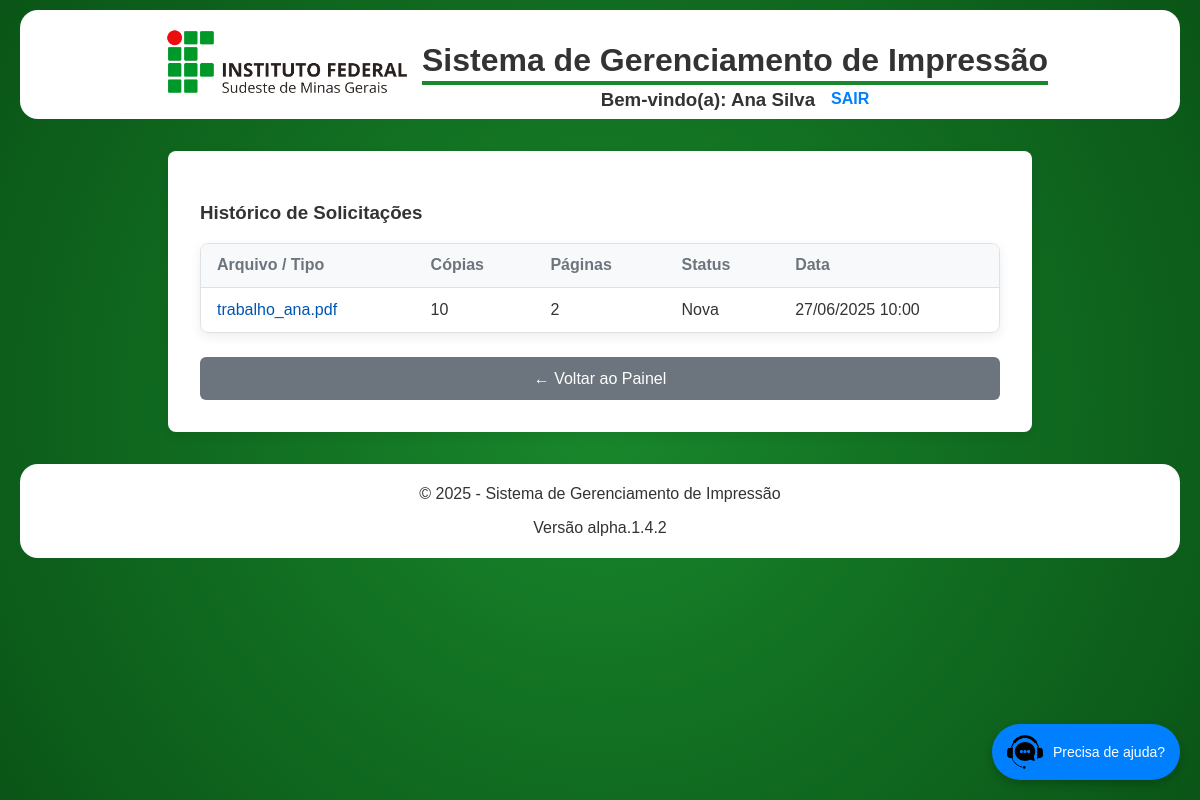
/pages/aluno/historico_solicitacoes.php (signed in), run on an earlier commit of the app's database.
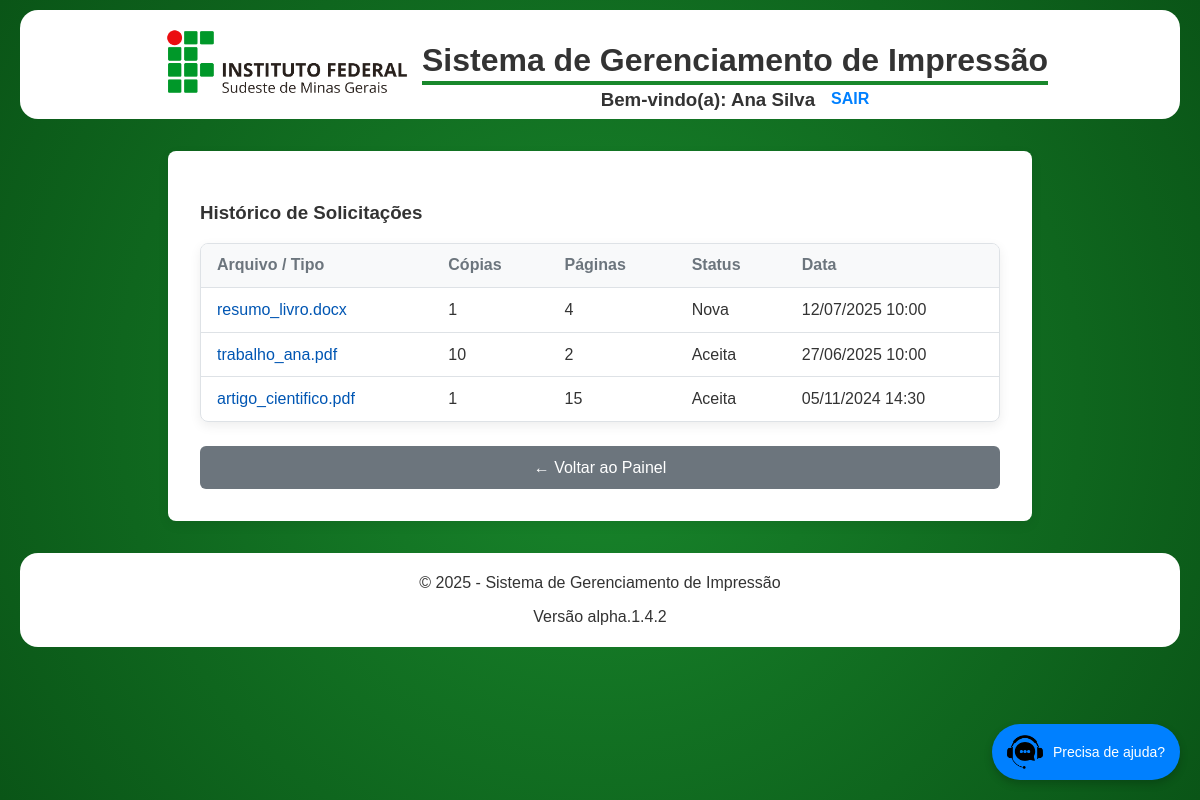
And on a later commit of the database.
### tables this page shows
CREATE TABLE `SolicitacaoImpressao` (
  `id` int(11) NOT NULL AUTO_INCREMENT,
  `cpf_solicitante` char(11) NOT NULL,
  `tipo_solicitante` enum('Aluno','Servidor') NOT NULL,
  `arquivo_path` text DEFAULT NULL,
  `qtd_copias` int(11) NOT NULL,
  `qtd_paginas` int(11) NOT NULL DEFAULT 1,
  `colorida` tinyint(1) NOT NULL DEFAULT 0,
  `status` enum('Nova','Lida','Aceita','Rejeitada') NOT NULL DEFAULT 'Nova',
  `data_criacao` datetime NOT NULL DEFAULT current_timestamp(),
  `reprografo_id` int(11) DEFAULT NULL,
  `arquivada` tinyint(1) NOT NULL DEFAULT 0,
  PRIMARY KEY (`id`),
  KEY `reprografo_id` (`reprografo_id`),
  CONSTRAINT `SolicitacaoImpressao_ibfk_1` FOREIGN KEY (`reprografo_id`) REFERENCES `Reprografo` (`id`) ON DELETE SET NULL
);

### pages/aluno/historico_solicitacoes.php (the view, shortened to what this page needs)
<?php
require_once '../../includes/config.php';
require_once '../../includes/header.php';
$aluno_cpf = $_SESSION['usuario']['cpf'];
$stmt = $conn->prepare(
    'SELECT id, arquivo_path, qtd_copias, qtd_paginas, status, data_criacao
     FROM SolicitacaoImpressao
     WHERE cpf_solicitante = ? AND tipo_solicitante = "Aluno"
     ORDER BY data_criacao DESC'
);
$stmt->execute([$aluno_cpf]);
$solicitacoes = $stmt->fetchAll(PDO::FETCH_ASSOC);
?>
<link rel="stylesheet" href="dashboard_aluno.css">
<main class="container">
    <h3>Histórico de Solicitações</h3>
    <div id="tabela-solicitacoes">
        <table>
            <thead>
                <tr>
                    <th>Arquivo / Tipo</th>
                    <th>Cópias</th>
                    <th>Páginas</th>
                    <th>Status</th>
                    <th>Data</th>
                </tr>
            </thead>
            <tbody>
                <?php if (empty($solicitacoes)): ?>
                    <tr><td colspan="5" style="text-align: center;">Nenhuma solicitação encontrada no seu histórico.</td></tr>
                <?php else: foreach ($solicitacoes as $s): ?>
                    <tr>
                        <td>
                            <?php
                            if (empty($s['arquivo_path'])) {
                                echo '<strong><i class="fas fa-store-alt"></i> <em>Solicitação no Balcão</em></strong>';
                            } else {
                                echo '<a href="download.php?id_solicitacao=' . htmlspecialchars($s['id']) . '" target="_blank" title="Baixar ' . htmlspecialchars($s['arquivo_path']) . '">';
                                echo '<i class="fas fa-download"></i> ' . htmlspecialchars($s['arquivo_path']);
                                echo '</a>';
                            }
                            ?>
                        </td>
                        <td><?= (int)$s['qtd_copias'] ?></td>
                        <td><?= (int)$s['qtd_paginas'] ?></td>
                        <td><?= htmlspecialchars($s['status']) ?></td>
                        <td><?= htmlspecialchars(date('d/m/Y H:i', strtotime($s['data_criacao']))) ?></td>
                    </tr>
                <?php endforeach; endif; ?>
            </tbody>
        </table>
    </div>
    <button onclick="window.location.href='dashboard_aluno.php'">&larr; Voltar ao Painel</button>
</main>
<?php require_once '../../includes/footer.php'; ?>

### includes/header.php (shortened to what this page needs)
<!DOCTYPE html>
<html lang="pt-BR">
<head>
    <link rel="stylesheet" href="<?= BASE_URL ?>/styles.css">
</head>
<body>
<header>
    <div>
        <img src="<?= BASE_URL ?>/img/logo_horizontal_ifsudestemg.png" alt="logomarca do IF">
    </div>
    <div class="header-title">
        <h1><?= SITE_NAME ?></h1>
        <hr>
        <?php if (isset($_SESSION['usuario']) && !empty($_SESSION['usuario'])): ?>
            <div class="user-info">
                <h3>Bem-vindo(a): <?= htmlspecialchars($_SESSION['usuario']['nome'] . (isset($_SESSION['usuario']['sobrenome']) ? ' ' . $_SESSION['usuario']['sobrenome'] : '')) ?></h3>
                <a href="<?= BASE_URL ?>/includes/logout.php"><h4 class="logout">SAIR</h4></a>
            </div>
        <?php endif; ?>
    </div>
</header>

### includes/footer.php
    <footer>
        <p>&copy; <?php echo CURRENT_YEAR; ?> - <?php echo SITE_NAME; ?></p>
        <p>Versão alpha.1.4.2</p>
    </footer>
    <a href="<?= BASE_URL ?>/pages/utils/suporte.php" class="suporte-btn">
        <img src="<?= BASE_URL ?>/img/suporte.png" alt="Suporte" class="icone">
        <span class="texto">Precisa de ajuda?</span>
    </a>
</body>
</html>

### styles.css (style rules this page uses)
body { background: radial-gradient(circle at center, #19882c, #0A5517); background-attachment: fixed; font-family: Arial, sans-serif; margin: 0; padding: 0; color: #333; }
header { display: flex; justify-content: center; align-items: center; margin: 10px 20px; padding: 5px; background-color: #FFF; border-radius: 18px; }
header img { width: 250px; margin: 10px; }
header hr { border: 0; height: 4px; background-color: #19882c; margin-top: -20px; }
a { text-decoration: none; }
.logout { color: #0080ff; font-weight: bold; text-decoration: none; position: relative; display: inline-block; padding-bottom: 3px; }
.logout::after { content: ''; position: absolute; width: 0; height: 2px; bottom: 0; left: 0; background-color: #005fa3; transition: width 0.3s ease-in-out; }
.user-info { display: flex; align-items: center; justify-content: center; gap: 1rem; margin-top: -24px; margin-bottom: -24px; }
footer { align-items: center; justify-items: center; margin: 20px 20px; padding: 5px; background-color: #FFF; border-radius: 18px; }
.suporte-btn { position: fixed; bottom: 20px; right: 20px; background-color: #0080ff; color: white; border: none; border-radius: 50px; padding: 10px 15px; cursor: pointer; display: flex; align-items: center; box-shadow: 0 4px 8px rgba(0, 0, 0, 0.2); z-index: 1000; transition: all 0.3s ease; }
.suporte-btn .icone { width: 36px; height: 36px; margin-right: 10px; }
.suporte-btn .texto { font-family: Arial, sans-serif; font-size: 14px; }

### pages/aluno/dashboard_aluno.css (style rules this page uses)
:root { --cor-primaria: #007bff; --cor-primaria-hover: #0056b3; --cor-fundo: #f4f7f6; --cor-superficie: #ffffff; --cor-texto: #212529; --cor-texto-suave: #6c757d; --cor-borda: #dee2e6; --cor-fundo-claro: #f8f9fa; --sombra-card: 0 4px 12px rgba(0, 0, 0, 0.07); --raio-borda: 8px; }
.container { max-width: 800px; margin: 2em auto; padding: 2em; background-color: var(--cor-superficie); border-radius: var(--raio-borda); box-shadow: var(--sombra-card); }
button { background-color: var(--cor-primaria); color: white; border: none; padding: 0.8em 1.5em; border-radius: 6px; font-size: 1em; font-weight: 500; cursor: pointer; width: 100%; transition: background-color 0.2s, transform 0.1s; }
button[onclick^="window.location.href"] { background-color: var(--cor-texto-suave); margin-top: 1.5em; }
#tabela-solicitacoes { overflow-x: auto; border: 1px solid var(--cor-borda); border-radius: var(--raio-borda); box-shadow: var(--sombra-card); }
#tabela-solicitacoes table { width: 100%; border-collapse: collapse; }
#tabela-solicitacoes th, #tabela-solicitacoes td { padding: 0.8em 1em; text-align: left; vertical-align: middle; border-bottom: 1px solid var(--cor-borda); }
#tabela-solicitacoes thead { background-color: var(--cor-fundo-claro); }
#tabela-solicitacoes th { font-weight: 700; color: var(--cor-texto-suave); }
#tabela-solicitacoes tbody tr:last-child td { border-bottom: none; }
#tabela-solicitacoes td a { color: var(--cor-primaria-hover); text-decoration: none; font-weight: 500; }

What changed in the data, as far as the page shows it:
added solicitacaoimpressao: arquivo_path "resumo_livro.docx", qtd_copias "1", qtd_paginas "4", status "Nova", data_criacao "12/07/2025 10:00"
changed solicitacaoimpressao "trabalho_ana.pdf": status "Nova" → "Aceita"
added solicitacaoimpressao: arquivo_path "artigo_cientifico.pdf", qtd_copias "1", qtd_paginas "15", status "Aceita", data_criacao "05/11/2024 14:30"
